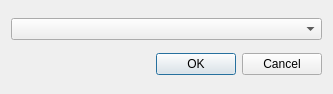
<?xml version="1.0" encoding="UTF-8"?>
<ui version="4.0">
 <class>TagComboDlg</class>
 <widget class="QDialog" name="TagComboDlg">
  <property name="windowModality">
   <enum>Qt::WindowModal</enum>
  </property>
  <property name="geometry">
   <rect>
    <x>0</x>
    <y>0</y>
    <width>333</width>
    <height>94</height>
   </rect>
  </property>
  <property name="contextMenuPolicy">
   <enum>Qt::NoContextMenu</enum>
  </property>
  <property name="windowTitle">
   <string/>
  </property>
  <property name="sizeGripEnabled">
   <bool>false</bool>
  </property>
  <property name="modal">
   <bool>false</bool>
  </property>
  <layout class="QVBoxLayout" name="verticalLayout">
   <item>
    <widget class="QComboBox" name="comboTag"/>
   </item>
   <item>
    <widget class="QDialogButtonBox" name="buttonBox">
     <property name="orientation">
      <enum>Qt::Horizontal</enum>
     </property>
     <property name="standardButtons">
      <set>QDialogButtonBox::Cancel|QDialogButtonBox::Ok</set>
     </property>
    </widget>
   </item>
  </layout>
 </widget>
 <resources/>
 <connections>
  <connection>
   <sender>buttonBox</sender>
   <signal>accepted()</signal>
   <receiver>TagComboDlg</receiver>
   <slot>accept()</slot>
   <hints>
    <hint type="sourcelabel">
     <x>248</x>
     <y>254</y>
    </hint>
    <hint type="destinationlabel">
     <x>157</x>
     <y>274</y>
    </hint>
   </hints>
  </connection>
  <connection>
   <sender>buttonBox</sender>
   <signal>rejected()</signal>
   <receiver>TagComboDlg</receiver>
   <slot>reject()</slot>
   <hints>
    <hint type="sourcelabel">
     <x>316</x>
     <y>260</y>
    </hint>
    <hint type="destinationlabel">
     <x>286</x>
     <y>274</y>
    </hint>
   </hints>
  </connection>
 </connections>
</ui>
